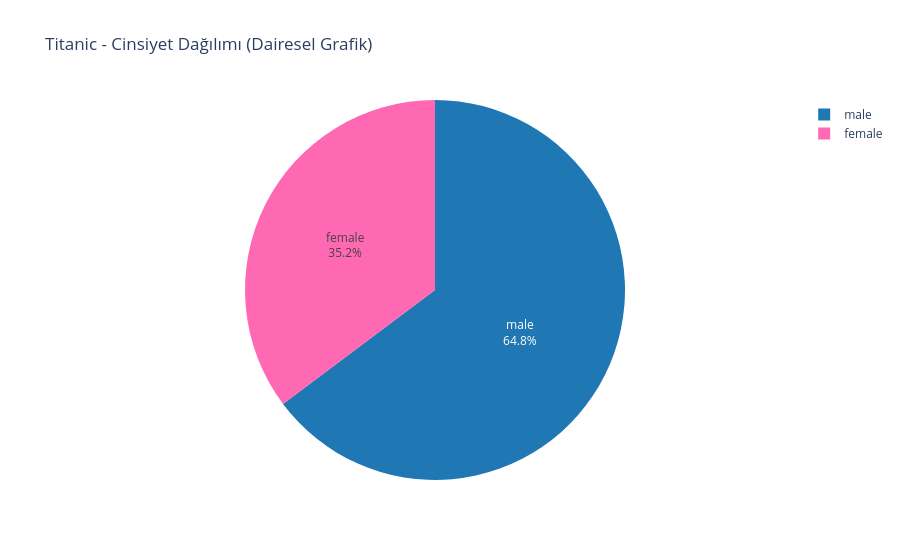

This figure's notebook cell:
### Markdown cell above
### Sex (Cinsiyet)

### Code cell
sex_counts = df["Sex"].value_counts().sort_index()

fig = make_subplots(
    rows=1, cols=1,
    specs=[[{"type": "domain"}]],
)

fig.add_trace(
    go.Pie(
        labels=sex_counts.index,
        values=sex_counts.values,
        textinfo="label+percent",
        marker=dict(colors=["#ff69b4", "#1f77b4"]),
        hovertemplate="%{label}<br>Sayı: %{value}<br>Yüzde: %{percent}<extra></extra>"
    ),
    row=1, col=1
)

fig.update_layout(title_text="Titanic - Cinsiyet Dağılımı (Dairesel Grafik)")
fig.show()

### Figure 1 — Plotly figure (JSON) as saved in the notebook; plotly's stock layout.template omitted (floating-point values rounded to 4 significant figures)
{"data": [{"domain": {"x": [0, 1], "y": [0, 1]}, "hovertemplate": "%{label}<br>Sayı: %{value}<br>Yüzde: %{percent}<extra></extra>", "labels": ["female", "male"], "marker": {"colors": ["#ff69b4", "#1f77b4"]}, "textinfo": "label+percent", "type": "pie", "values": [314, 577]}], "layout": {"title": {"text": "Titanic - Cinsiyet Dağılımı (Dairesel Grafik)"}}}
